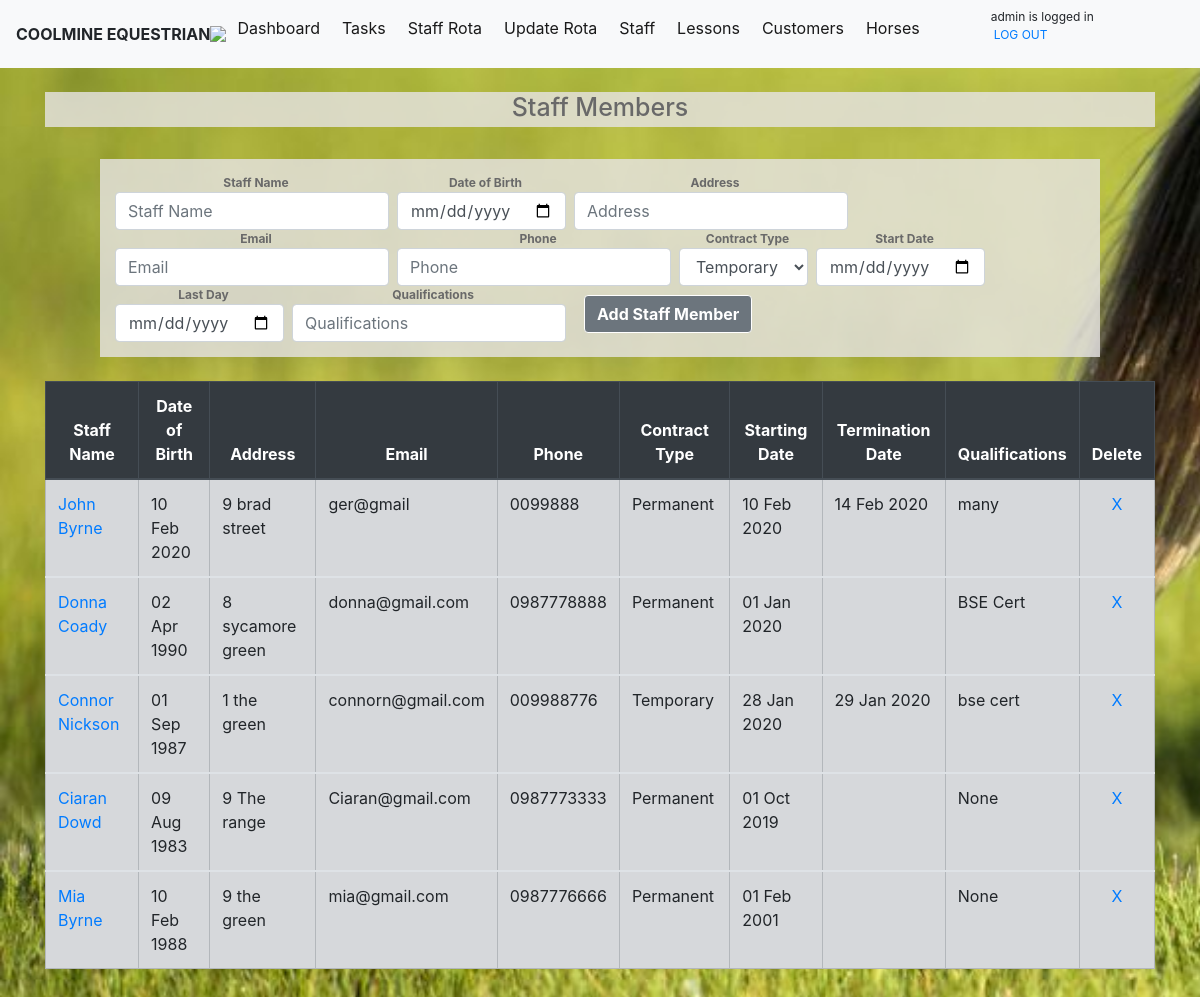
Screenshot of /staff (signed in) with the database file from the repository.
### module_task/models.py (models this page shows, shortened)
class StaffList(models.Model):
    staffname= models.CharField(max_length=50)
    staffdob=models.DateField(blank=True, null=True)
    staffaddress= models.CharField(max_length=200,blank=True, null=True)
    staffemail= models.EmailField(blank=True, null=True)
    staffphone=models.CharField(max_length=30,blank=True, null=True)
    staffcontract = models.CharField(null=True,max_length=20)
    startdate=models.DateField(blank=True, null=True)
    termindate =models.DateField(blank=True, null=True)
    staffqual =models.CharField(max_length=250, blank=True,null=True)

### module_task/views.py (the view)
# urls.py: path('staff',views.staff, name='staff'),
@login_required
@user_passes_test(lambda u: u.groups.filter(name='staffgroup').count() == 0, login_url='/accounts/login/')
def staff(request):
    if request.method == 'POST':
        form = StaffListForm(request.POST or None)
        form.save()
        all_staff = StaffList.objects.all
        messages.success(request, ('Staff member has been successfully added!'))
        return render(request,'staff.html',{'all_staff': all_staff})
    else:
         all_staff = StaffList.objects.all
         return render(request,'staff.html',{'all_staff': all_staff})

### module_task/templates/staff.html (shortened to what this page needs)
{%extends 'base.html'%}
{% block content %}
<h1> Staff Members</h1>
<form class="form-inline my-2 my-lg-0" method="POST">{% csrf_token %}
  <div>
  <label for="staffname">Staff Name</label>
  <input class="form-control mr-sm-2" type="add" placeholder="Staff Name" aria-label="Add" name="staffname">
  </div>
  <div>
  <label for="staffdob">Date of Birth</label>
  <input class="form-control mr-sm-2" type="date" placeholder="Date of Birth" name="staffdob">
  </div>
  <div>
  <label for="staffaddress">Address</label>
  <input class="form-control mr-sm-2" type="add" placeholder="Address" aria-label="Add" name="staffaddress">
  </div>
  <div>
  <label for="staffemail">Email</label>
  <input class="form-control mr-sm-2" type="add" placeholder="Email" aria-label="Add" name="staffemail">
  </div>
  <div>
  <label for="staffphone">Phone</label>
  <input class="form-control mr-sm-2" type="add" placeholder="Phone" aria-label="Add" name="staffphone">
  </div>
  <div>
  <label for="staffcontract">Contract Type</label>
  <select class="form-control mr-sm-2"  placeholder="Contract Type"  name="staffcontract"> <option value="Temporary">Temporary</option>
  <option value="Permanent">Permanent</option> </select>
  </div>
  <div>
  <label for="startdate">Start Date</label>
  <input class="form-control mr-sm-2" type="date" placeholder="Start Date" name="startdate">
  </div>
  <div>
  <label for="termindate">Last Day</label>
  <input class="form-control mr-sm-2" type="date" placeholder="Termination Date" name="termindate">
  </div>
  <div>
  <label for="staffqual">Qualifications</label>
  <input class="form-control mr-sm-2" type="add" placeholder="Qualifications" aria-label="Add" name="staffqual">
  </div>
  <button class="btn btn-secondary my-2 my-sm-0 buttons" type="submit">Add Staff Member</button>
</form>
{% if all_staff %}
  <table class="table table-bordered">
    <thead class="thead-dark">
      <tr>
        <th scope="col">Staff Name</th>
        <th scope="col">Date of Birth</th>
        <th scope="col">Address</th>
        <th scope="col">Email</th>
        <th scope="col">Phone</th>
        <th scope="col">Contract Type</th>
        <th scope="col">Starting Date</th>
        <th scope="col">Termination Date</th>
        <th scope="col">Qualifications</th>
        <th scope="col">Delete</th>
      </tr>
    </thead>
 {% for staff in all_staff %}
    <tbody>
          <tr class="table-secondary">
            <td> <a href="{% url 'editstaff' staff.id %}">{{staff.staffname}}</a> </td>
            <td> {{staff.staffdob|date:"d M Y"}} </td>
            <td> {{staff.staffaddress}} </td>
            <td> {{staff.staffemail}} </td>
            <td> {{staff.staffphone}} </td>
            <td> {{staff.staffcontract}} </td>
            <td> {{staff.startdate|date:"d M Y"}} </td>
            <td> {{staff.termindate|date:"d M Y"}} </td>
            <td> {{staff.staffqual}} </td>
            <td><center> <a href="{% url 'deletestaff' staff.id %}">X</a></center> </td>
          </tr>
    </tbody>
 {% endfor %}
  </table>
{% endif %}
<body>
{% endblock %}

### module_task/templates/base.html (shortened to what this page needs)
{% load static %}
<!doctype html>
<html lang="en">
  <head>
    <link rel="stylesheet" href="https://stackpath.bootstrapcdn.com/bootstrap/4.3.1/css/bootstrap.min.css">
    <link rel="stylesheet" href="{% static 'css/style.css' %}">
    <link rel="stylesheet" href="{% static 'js/jquery-ui-1.12.1/jquery-ui.min.css' %}">
    <link rel="stylesheet" href="{% static 'js/jquery-ui-1.12.1/jquery-ui.structure.min.css' %}">
    <link rel="stylesheet" href="{% static 'js/jquery-ui-1.12.1/jquery-ui.theme.min.css' %}">  <link rel="stylesheet" href="//code.jquery.com/ui/1.12.1/themes/base/jquery-ui.css">
  <body>
        <nav class="navbar navbar-expand-sm navbar-light bg-light  >
          <a class="navbar-brand" ><strong>COOLMINE EQUESTRIAN   </strong> </a>
          <img src="static/images/blackhorsesml.jpg"  >
                <div class="collapse navbar-collapse" id="navbarSupportedContent">
                  <ul class="navbar-nav mr-auto">
                    <li class="nav-item active">
                      <a class="nav-link" href="/">Dashboard <span class="sr-only">(current)</span></a>
                    </li>
                    <li class="nav-item active">
                      <a class="nav-link" href="{% url 'task' %}">Tasks</a>
                      <li class="nav-item active">
                      <a class="nav-link" href="{% url 'rotaview' %}">Staff Rota</a>
                    </li>
                     </li>
                      {% ifequal user.username "admin" %}
                      <li class="nav-item active">
                      <a class="nav-link" href="{% url 'rota' %}">Update Rota</a>
                    </li>
                      {% endifequal %}
                    {% ifequal user.username "admin" %}
                      <li class="nav-item active">
                      <a class="nav-link" href="{% url 'staff' %}">Staff</a>
                    {% endifequal %}
                    </li>
                      <li class="nav-item active">
                      <a class="nav-link" href="{% url 'lessons' %}">Lessons</a>
                    </li>
                    <li class="nav-item active">
                      <a class="nav-link" href="{% url 'people' %}">Customers</a>
                    </li>
                    <li class="nav-item active">
                      <a class="nav-link" href="{% url 'horses' %}">Horses</a>
                    </li>
                  <div id=logbox>
                    <span style = "float: right;">
                    {% if user.is_authenticated %}
                     {{ user.username }} is logged in
                     <p><a href="{% url 'logout' %}">LOG OUT</a></p>
                    {% else %}
                      <p>You are not logged in</p>
                    {% endif %}
                    </span>
                  </div>
                  </ul>
                </div>
              </nav>
    <div class="container">
    {% block content %}
    {% endblock %}
    </div>

### static/css/style.css (style rules this page uses)
th { text-align: center; }
body { background-image: url( '../images/grasshorse.jpg' ); background-repeat: no-repeat; background-size: cover }
h1 { background-color: rgba(231, 228, 228, 0.808); color: dimgray; text-align: center; border-style: outset padding-top:15px; padding-bottom:5px; font-size:25px; }
nav a { margin-left: 3px; margin-right: 3px; }
label { display: inline-block; font-weight: bolder; color: dimgray; font-size:12px; }
form { background-color: rgba(231, 228, 228, 0.808); width: 1000px; padding: 15px; margin: auto; position: relative; }
.buttons { display: inline-block; font-weight: bolder; color: white; font-size:16px; border-color: white; margin-left: 10px; ; }
#logbox { margin-left: 60px; font-size: 75%; }

### rows the page displays
StaffList: staffname "John Byrne", staffdob "10 Feb 2020", staffaddress "9 brad street", staffemail "ger@gmail", staffphone "0099888", staffcontract "Permanent", startdate "10 Feb 2020", termindate "14 Feb 2020", staffqual "many"
StaffList: staffname "Donna Coady", staffdob "02 Apr 1990", staffaddress "8 sycamore green", staffemail "donna@gmail.com", staffphone "0987778888", staffcontract "Permanent", startdate "01 Jan 2020", staffqual "BSE Cert"
StaffList: staffname "Connor Nickson", staffdob "01 Sep 1987", staffaddress "1 the green", staffemail "connorn@gmail.com", staffphone "009988776", staffcontract "Temporary", startdate "28 Jan 2020", termindate "29 Jan 2020", staffqual "bse cert"
StaffList: staffname "Ciaran Dowd", staffdob "09 Aug 1983", staffaddress "9 The range", staffemail "Ciaran@gmail.com", staffphone "0987773333", staffcontract "Permanent", startdate "01 Oct 2019", staffqual "None"
StaffList: staffname "Mia Byrne", staffdob "10 Feb 1988", staffaddress "9 the green", staffemail "mia@gmail.com", staffphone "0987776666", staffcontract "Permanent", startdate "01 Feb 2001", staffqual "None"

### other values shown
{{ user.username }} "admin"
